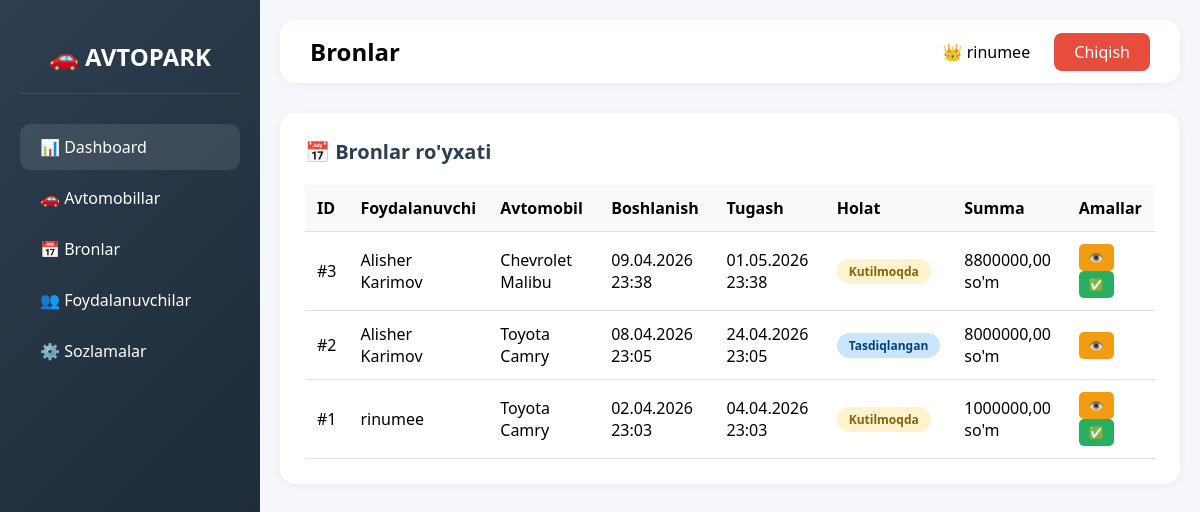
Screenshot of /bookings/ (signed in) with the database file from the repository.
### accounts/models.py (models this page shows, shortened)
class CustomUser(AbstractUser):
    USER_TYPE_CHOICES = (
        ('user', 'Foydalanuvchi'),
        ('admin', 'Admin'),
    )
    user_type = models.CharField(max_length=10, choices=USER_TYPE_CHOICES, default='user')
    phone = models.CharField(max_length=20, unique=True)
    full_name = models.CharField(max_length=200)
    address = models.TextField(blank=True, null=True)
    passport_series = models.CharField(max_length=20, blank=True, null=True)
    created_at = models.DateTimeField(auto_now_add=True)

### bookings/models.py (models this page shows, shortened)
class Booking(models.Model):
    STATUS_CHOICES = (
        ('pending', 'Kutilmoqda'),
        ('confirmed', 'Tasdiqlangan'),
        ('active', 'Faol'),
        ('completed', 'Tugallangan'),
        ('cancelled', 'Bekor qilingan'),
    )
    user = models.ForeignKey(settings.AUTH_USER_MODEL, on_delete=models.CASCADE, related_name='bookings')
    car = models.ForeignKey(Car, on_delete=models.CASCADE, related_name='bookings')
    start_date = models.DateTimeField()
    end_date = models.DateTimeField()
    total_price = models.DecimalField(max_digits=10, decimal_places=2)
    deposit_paid = models.DecimalField(max_digits=10, decimal_places=2, default=0)
    status = models.CharField(max_length=20, choices=STATUS_CHOICES, default='pending')
    notes = models.TextField(blank=True, null=True)
    created_at = models.DateTimeField(auto_now_add=True)
    updated_at = models.DateTimeField(auto_now=True)

### cars/models.py (models this page shows, shortened)
class Car(models.Model):
    TRANSMISSION_CHOICES = (
        ('manual', 'Mexanik'),
        ('automatic', 'Avtomat'),
    )
    FUEL_CHOICES = (
        ('petrol', 'Benzin'),
        ('diesel', 'Dizel'),
        ('gas', 'Gaz'),
        ('electric', 'Elektrik'),
    )
    STATUS_CHOICES = (
        ('available', 'Mavjud'),
        ('rented', 'Ijarada'),
        ('maintenance', 'Texnik xizmatda'),
        ('unavailable', 'Mavjud emas'),
    )
    brand = models.CharField(max_length=100)
    model = models.CharField(max_length=100)
    year = models.IntegerField()
    color = models.CharField(max_length=50)
    license_plate = models.CharField(max_length=20, unique=True)
    transmission = models.CharField(max_length=20, choices=TRANSMISSION_CHOICES)
    fuel_type = models.CharField(max_length=20, choices=FUEL_CHOICES)
    price_per_day = models.DecimalField(max_digits=10, decimal_places=2)
    price_per_hour = models.DecimalField(max_digits=10, decimal_places=2, null=True, blank=True)
    deposit = models.DecimalField(max_digits=10, decimal_places=2, default=0)
    mileage = models.IntegerField(default=0)
    seats = models.IntegerField(default=5)
    doors = models.IntegerField(default=4)
    air_conditioner = models.BooleanField(default=True)
    image = models.ImageField(upload_to='cars/', null=True, blank=True)
    description = models.TextField(blank=True, null=True)
    status = models.CharField(max_length=20, choices=STATUS_CHOICES, default='available')
    created_at = models.DateTimeField(auto_now_add=True)
    @property
    def full_name(self):
        return f"{self.brand} {self.model}"

### bookings/views.py (the view)
# urls.py: path('', views.booking_list, name='booking_list'),
@login_required
def booking_list(request):
    if is_admin(request.user):
        bookings = Booking.objects.all().order_by('-created_at')
    else:
        bookings = Booking.objects.filter(user=request.user).order_by('-created_at')
    return render(request, 'bookings/booking_list.html', {'bookings': bookings})

### bookings/views.py (called while the page is built)
def is_admin(user):
    return user.is_authenticated and (user.user_type == 'admin' or user.is_staff)

### templates/bookings/booking_list.html (shortened to what this page needs)
<!DOCTYPE html>
<html lang="uz">
<head>
</head>
<body>
     <div class="sidebar">
        <div class="logo">🚗 AVTOPARK</div>
            <div class="nav-item active"><a href="{% url 'admin_dashboard' %}">📊 Dashboard</a></div>
            <div class="nav-item"><a href="{% url 'car_list' %}">🚗 Avtomobillar</a></div>
            <div class="nav-item"><a href="{% url 'booking_list' %}">📅 Bronlar</a></div>
            <div class="nav-item"><a href="{% url 'admin_user_list' %}">👥 Foydalanuvchilar</a></div>
            <div class="nav-item"><a href="{% url 'admin_settings' %}">⚙️ Sozlamalar</a></div>
</div>
    <div class="main-content">
        <div class="top-bar">
            <h2>Bronlar</h2>
            <div>
                <span style="margin-right: 20px;">👑 {{ user.full_name }}</span>
                <a href="{% url 'logout' %}" class="logout-btn">Chiqish</a>
            </div>
        </div>
        <div class="section">
            <div class="section-title">📅 Bronlar ro'yxati</div>
            <table>
                <thead>
                    <tr>
                        <th>ID</th>
                        <th>Foydalanuvchi</th>
                        <th>Avtomobil</th>
                        <th>Boshlanish</th>
                        <th>Tugash</th>
                        <th>Holat</th>
                        <th>Summa</th>
                        <th>Amallar</th>
                    </tr>
                </thead>
                <tbody>
                    {% for booking in bookings %}
                    <tr>
                        <td>#{{ booking.id }}</td>
                        <td>{{ booking.user.full_name }}</td>
                        <td>{{ booking.car.full_name }}</td>
                        <td>{{ booking.start_date|date:"d.m.Y H:i" }}</td>
                        <td>{{ booking.end_date|date:"d.m.Y H:i" }}</td>
                        <td><span class="status status-{{ booking.status }}">{{ booking.get_status_display }}</span></td>
                        <td>{{ booking.total_price }} so'm</td>
                        <td>
                            <a href="{% url 'booking_detail' booking.id %}" class="btn btn-warning btn-sm">👁️</a>
                            {% if booking.status == 'pending' %}
                            <a href="{% url 'booking_confirm' booking.id %}" class="btn btn-success btn-sm">✅</a>
                            {% endif %}
                        </td>
                    </tr>
                    {% empty %}
                    <tr>
                        <td colspan="8" style="text-align: center;">Hech qanday bron topilmadi</td>
                    </tr>
                    {% endfor %}
                </tbody>
            </table>
        </div>
    </div>
</body>
</html>

### templates/bookings/booking_list.html (style rules this page uses)
* { margin: 0; padding: 0; box-sizing: border-box; }
body { font-family: 'Segoe UI', Tahoma, Geneva, Verdana, sans-serif; background: #f5f7fa; }
.sidebar { width: 260px; background: linear-gradient(135deg, #2c3e50 0%, #1a252f 100%); color: white; position: fixed; height: 100%; padding: 20px; }
.logo { font-size: 24px; font-weight: bold; text-align: center; padding: 20px 0; border-bottom: 1px solid rgba(255,255,255,0.1); margin-bottom: 30px; }
.nav-item { padding: 12px 20px; margin: 5px 0; border-radius: 10px; cursor: pointer; transition: all 0.3s; }
.nav-item:hover, .nav-item.active { background: rgba(255,255,255,0.1); }
.nav-item a { color: white; text-decoration: none; display: block; }
.main-content { margin-left: 260px; padding: 20px; }
.top-bar { background: white; padding: 15px 30px; border-radius: 15px; margin-bottom: 30px; display: flex; justify-content: space-between; align-items: center; box-shadow: 0 2px 10px rgba(0,0,0,0.05); }
.logout-btn { background: #e74c3c; color: white; padding: 8px 20px; border-radius: 8px; text-decoration: none; }
.section { background: white; border-radius: 15px; padding: 25px; margin-bottom: 30px; box-shadow: 0 2px 10px rgba(0,0,0,0.05); }
.section-title { font-size: 20px; font-weight: bold; margin-bottom: 20px; color: #2c3e50; }
table { width: 100%; border-collapse: collapse; }
th, td { padding: 12px; text-align: left; border-bottom: 1px solid #e0e0e0; }
th { background: #f8f9fa; font-weight: 600; }
.status { padding: 4px 12px; border-radius: 20px; font-size: 12px; font-weight: bold; display: inline-block; }
.status-pending { background: #fff3cd; color: #856404; }
.status-confirmed { background: #cce5ff; color: #004085; }
.btn { padding: 5px 10px; border: none; border-radius: 5px; cursor: pointer; font-size: 12px; text-decoration: none; display: inline-block; }
.btn-sm { padding: 5px 10px; font-size: 12px; }
.btn-warning { background: #f39c12; color: white; }
.btn-success { background: #27ae60; color: white; }

### rows the page displays
CustomUser: full_name "rinumee"
Booking: id "3", user.full_name "Alisher Karimov", car.full_name "Chevrolet Malibu", start_date "09.04.2026 23:38", end_date "01.05.2026 23:38", status "Kutilmoqda", total_price "8800000,00"
Booking: id "2", user.full_name "Alisher Karimov", car.full_name "Toyota Camry", start_date "08.04.2026 23:05", end_date "24.04.2026 23:05", status "Tasdiqlangan", total_price "8000000,00"
Booking: id "1", user.full_name "rinumee", car.full_name "Toyota Camry", start_date "02.04.2026 23:03", end_date "04.04.2026 23:03", status "Kutilmoqda", total_price "1000000,00"
